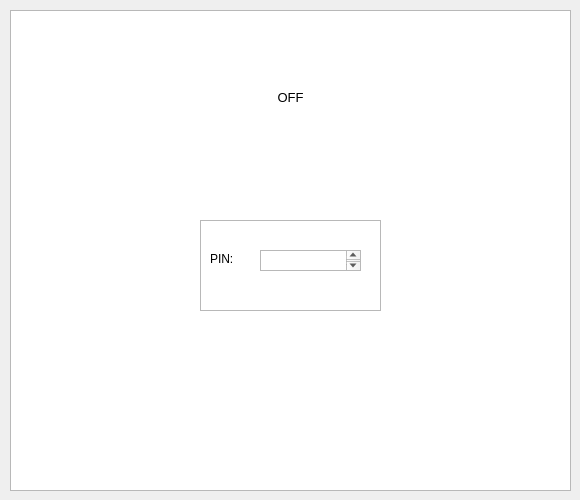
    <widget class="QWidget" name="OffPage">
     <widget class="QTextBrowser" name="textBrowser">
      <property name="geometry">
       <rect>
        <x>10</x>
        <y>10</y>
        <width>561</width>
        <height>481</height>
       </rect>
      </property>
      <property name="html">
       <string>&lt;!DOCTYPE HTML PUBLIC &quot;-//W3C//DTD HTML 4.0//EN&quot; &quot;http://www.w3.org/TR/REC-html40/strict.dtd&quot;&gt;
&lt;html&gt;&lt;head&gt;&lt;meta name=&quot;qrichtext&quot; content=&quot;1&quot; /&gt;&lt;style type=&quot;text/css&quot;&gt;
p, li { white-space: pre-wrap; }
&lt;/style&gt;&lt;/head&gt;&lt;body style=&quot; font-family:'Sans'; font-size:10pt; font-weight:400; font-style:normal;&quot;&gt;
&lt;p align=&quot;center&quot; style=&quot;-qt-paragraph-type:empty; margin-top:0px; margin-bottom:0px; margin-left:0px; margin-right:0px; -qt-block-indent:0; text-indent:0px;&quot;&gt;&lt;br /&gt;&lt;/p&gt;
&lt;p align=&quot;center&quot; style=&quot;-qt-paragraph-type:empty; margin-top:0px; margin-bottom:0px; margin-left:0px; margin-right:0px; -qt-block-indent:0; text-indent:0px;&quot;&gt;&lt;br /&gt;&lt;/p&gt;
&lt;p align=&quot;center&quot; style=&quot;-qt-paragraph-type:empty; margin-top:0px; margin-bottom:0px; margin-left:0px; margin-right:0px; -qt-block-indent:0; text-indent:0px;&quot;&gt;&lt;br /&gt;&lt;/p&gt;
&lt;p align=&quot;center&quot; style=&quot;-qt-paragraph-type:empty; margin-top:0px; margin-bottom:0px; margin-left:0px; margin-right:0px; -qt-block-indent:0; text-indent:0px;&quot;&gt;&lt;br /&gt;&lt;/p&gt;
&lt;p align=&quot;center&quot; style=&quot;-qt-paragraph-type:empty; margin-top:0px; margin-bottom:0px; margin-left:0px; margin-right:0px; -qt-block-indent:0; text-indent:0px;&quot;&gt;&lt;br /&gt;&lt;/p&gt;
&lt;p align=&quot;center&quot; style=&quot; margin-top:0px; margin-bottom:0px; margin-left:0px; margin-right:0px; -qt-block-indent:0; text-indent:0px;&quot;&gt;OFF&lt;/p&gt;&lt;/body&gt;&lt;/html&gt;</string>
      </property>
     </widget>
     <widget class="QFrame" name="PINFrame">
      <property name="geometry">
       <rect>
        <x>200</x>
        <y>220</y>
        <width>181</width>
        <height>91</height>
       </rect>
      </property>
      <property name="frameShape">
       <enum>QFrame::StyledPanel</enum>
      </property>
      <property name="frameShadow">
       <enum>QFrame::Raised</enum>
      </property>
      <widget class="QLabel" name="label_3">
       <property name="geometry">
        <rect>
         <x>10</x>
         <y>30</y>
         <width>31</width>
         <height>17</height>
        </rect>
       </property>
       <property name="text">
        <string>PIN:</string>
       </property>
      </widget>
      <widget class="QTextEdit" name="PIN">
       <property name="geometry">
        <rect>
         <x>60</x>
         <y>30</y>
         <width>101</width>
         <height>21</height>
        </rect>
       </property>
      </widget>
      <widget class="QLabel" name="ErrorPIN">
       <property name="geometry">
        <rect>
         <x>21</x>
         <y>60</y>
         <width>141</width>
         <height>20</height>
        </rect>
       </property>
       <property name="text">
        <string/>
       </property>
      </widget>
     </widget>
    </widget>
